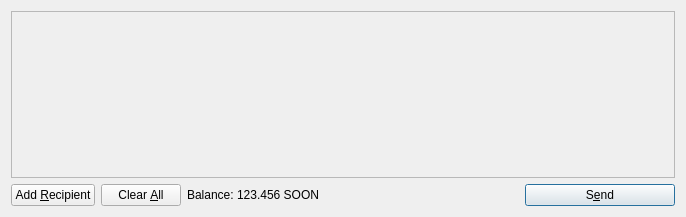
<?xml version="1.0" encoding="UTF-8"?>
<ui version="4.0">
 <class>SendCoinsDialog</class>
 <widget class="QDialog" name="SendCoinsDialog">
  <property name="geometry">
   <rect>
    <x>0</x>
    <y>0</y>
    <width>686</width>
    <height>217</height>
   </rect>
  </property>
  <property name="windowTitle">
   <string>Send Coins</string>
  </property>
  <layout class="QVBoxLayout" name="verticalLayout">
   <item>
    <widget class="QScrollArea" name="scrollArea">
     <property name="widgetResizable">
      <bool>true</bool>
     </property>
     <widget class="QWidget" name="scrollAreaWidgetContents">
      <property name="geometry">
       <rect>
        <x>0</x>
        <y>0</y>
        <width>666</width>
        <height>165</height>
       </rect>
      </property>
      <layout class="QVBoxLayout" name="verticalLayout_2">
       <property name="margin">
        <number>0</number>
       </property>
       <item>
        <layout class="QVBoxLayout" name="entries">
         <property name="spacing">
          <number>6</number>
         </property>
        </layout>
       </item>
       <item>
        <spacer name="verticalSpacer">
         <property name="orientation">
          <enum>Qt::Vertical</enum>
         </property>
         <property name="sizeHint" stdset="0">
          <size>
           <width>20</width>
           <height>40</height>
          </size>
         </property>
        </spacer>
       </item>
      </layout>
     </widget>
    </widget>
   </item>
   <item>
    <layout class="QHBoxLayout" name="horizontalLayout">
     <item>
      <widget class="QPushButton" name="addButton">
       <property name="toolTip">
        <string>Send to multiple recipients at once</string>
       </property>
       <property name="text">
        <string>Add &amp;Recipient</string>
       </property>
       <property name="icon">
        <iconset resource="../bitcoin.qrc">
         <normaloff>:/icons/add</normaloff>:/icons/add</iconset>
       </property>
       <property name="autoDefault">
        <bool>false</bool>
       </property>
      </widget>
     </item>
     <item>
      <widget class="QPushButton" name="clearButton">
       <property name="sizePolicy">
        <sizepolicy hsizetype="Minimum" vsizetype="Fixed">
         <horstretch>0</horstretch>
         <verstretch>0</verstretch>
        </sizepolicy>
       </property>
       <property name="toolTip">
        <string>Remove all transaction fields</string>
       </property>
       <property name="text">
        <string>Clear &amp;All</string>
       </property>
       <property name="icon">
        <iconset resource="../bitcoin.qrc">
         <normaloff>:/icons/remove</normaloff>:/icons/remove</iconset>
       </property>
       <property name="autoRepeatDelay">
        <number>300</number>
       </property>
       <property name="autoDefault">
        <bool>false</bool>
       </property>
      </widget>
     </item>
     <item>
      <layout class="QHBoxLayout" name="horizontalLayout_2">
       <property name="spacing">
        <number>3</number>
       </property>
       <item>
        <widget class="QLabel" name="label">
         <property name="text">
          <string>Balance:</string>
         </property>
        </widget>
       </item>
       <item>
        <widget class="QLabel" name="labelBalance">
         <property name="cursor">
          <cursorShape>IBeamCursor</cursorShape>
         </property>
         <property name="text">
          <string>123.456 SOON</string>
         </property>
         <property name="textInteractionFlags">
          <set>Qt::LinksAccessibleByMouse|Qt::TextSelectableByKeyboard|Qt::TextSelectableByMouse</set>
         </property>
        </widget>
       </item>
      </layout>
     </item>
     <item>
      <spacer name="horizontalSpacer">
       <property name="orientation">
        <enum>Qt::Horizontal</enum>
       </property>
       <property name="sizeHint" stdset="0">
        <size>
         <width>40</width>
         <height>20</height>
        </size>
       </property>
      </spacer>
     </item>
     <item>
      <widget class="QPushButton" name="sendButton">
       <property name="minimumSize">
        <size>
         <width>150</width>
         <height>0</height>
        </size>
       </property>
       <property name="toolTip">
        <string>Confirm the send action</string>
       </property>
       <property name="text">
        <string>S&amp;end</string>
       </property>
       <property name="icon">
        <iconset resource="../bitcoin.qrc">
         <normaloff>:/icons/send</normaloff>:/icons/send</iconset>
       </property>
       <property name="default">
        <bool>true</bool>
       </property>
      </widget>
     </item>
    </layout>
   </item>
  </layout>
 </widget>
 <resources>
  <include location="../bitcoin.qrc"/>
 </resources>
 <connections/>
</ui>
